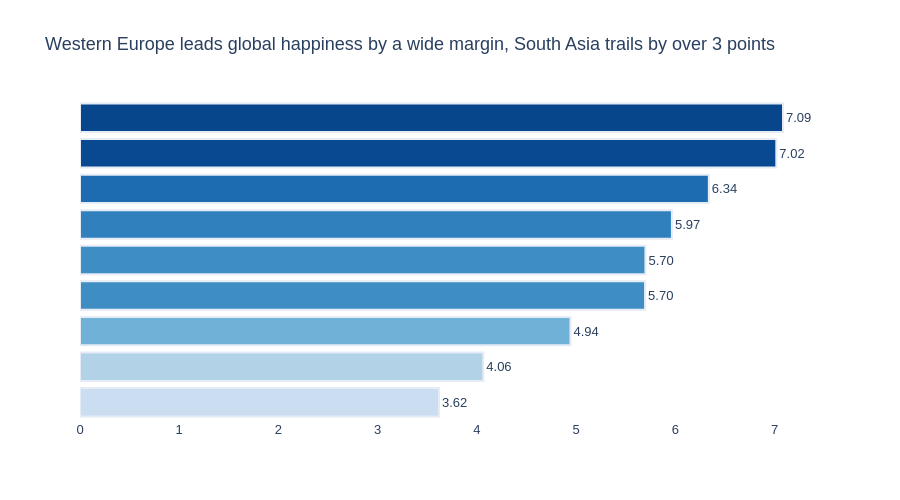

The cell this chart's notebook holds for it:
### Code cell
region_avg = df.groupby('Region')['Happiness_Score'].mean().reset_index().sort_values('Happiness_Score')

fig = px.bar(
    data_frame=region_avg,
    x='Happiness_Score', y='Region', orientation='h',
    color='Happiness_Score', color_continuous_scale='Blues', 
    range_color=[2.5, 7.5],
    text=region_avg['Happiness_Score'].round(2), 
    title='Western Europe leads global happiness by a wide margin, South Asia trails by over 3 points',
    labels={'Happiness_Score': '', 'Region': ''}
)

fig.update_traces(
    texttemplate='%{text:.2f}', 
    textposition='outside', 
    marker_line_width=2 
)

fig.update_layout(
    yaxis=dict(showticklabels=False, showgrid=False),
    xaxis=dict(gridcolor='lightgrey', showgrid=False),
    plot_bgcolor='white', paper_bgcolor='white',
    font=dict(family='Arial', size=13),
    coloraxis_showscale=False,
    height=500
)
fig.show()

### Figure 1 — Plotly figure (JSON) as saved in the notebook; plotly's stock layout.template omitted (floating-point values rounded to 4 significant figures)
{"data": [{"hovertemplate": "=%{marker.color}<br>text=%{text}<extra></extra>", "legendgroup": "", "marker": {"color": [3.618, 4.065, 4.943, 5.695, 5.699, 5.966, 6.338, 7.018, 7.086], "coloraxis": "coloraxis", "line": {"width": 2}, "pattern": {"shape": ""}}, "name": "", "orientation": "h", "showlegend": false, "text": [3.62, 4.06, 4.94, 5.7, 5.7, 5.97, 6.34, 7.02, 7.09], "textposition": "outside", "texttemplate": "%{text:.2f}", "type": "bar", "x": [3.618, 4.065, 4.943, 5.695, 5.699, 5.966, 6.338, 7.018, 7.086], "xaxis": "x", "y": ["South Asia", "Sub-Saharan Africa", "Middle East and North Africa", "Southeast Asia", "Latin America and Caribbean", "East Asia", "Central and Eastern Europe", "North America and ANZ", "Western Europe"], "yaxis": "y"}], "layout": {"barmode": "relative", "coloraxis": {"cmax": 7.5, "cmin": 2.5, "colorbar": {"title": {"text": ""}}, "colorscale": [[0, "rgb(247,251,255)"], [0.125, "rgb(222,235,247)"], [0.25, "rgb(198,219,239)"], [0.375, "rgb(158,202,225)"], [0.5, "rgb(107,174,214)"], [0.625, "rgb(66,146,198)"], [0.75, "rgb(33,113,181)"], [0.875, "rgb(8,81,156)"], [1, "rgb(8,48,107)"]], "showscale": false}, "font": {"family": "Arial", "size": 13}, "height": 500, "legend": {"tracegroupgap": 0}, "paper_bgcolor": "white", "plot_bgcolor": "white", "title": {"text": "Western Europe leads global happiness by a wide margin, South Asia trails by over 3 points"}, "xaxis": {"anchor": "y", "domain": [0, 1], "gridcolor": "lightgrey", "showgrid": false, "title": {"text": ""}}, "yaxis": {"anchor": "x", "domain": [0, 1], "showgrid": false, "showticklabels": false, "title": {"text": ""}}}}
